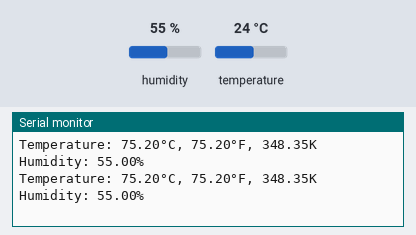
Recording of a sketch running on a simulated Arduino Uno, built with avr-gcc and run on an emulated ATmega328P. Shown: the last lines printed to the serial monitor. Inputs (shaded band) come from the test bench; at power-on: humidity 55 %, temperature 24 °C.

Above: at 2.8 s.
2.9 s: humidity set to 22 %
At 5.1 s:
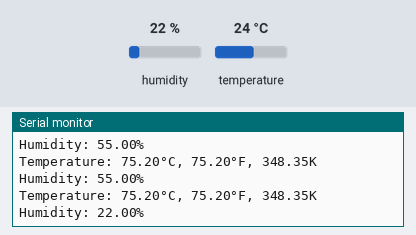
5.6 s: temperature set to 12 °C
At 7.5 s:
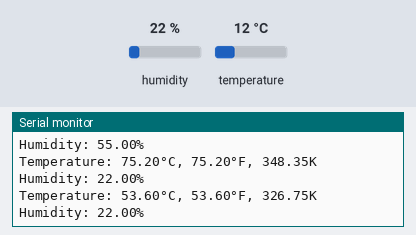
8.3 s: humidity set to 40 %
At 11.2 s:
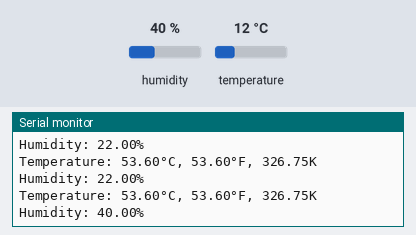
Timing chart, 0 to 12.7 s (numbered marks = the images above; inputs shaded):
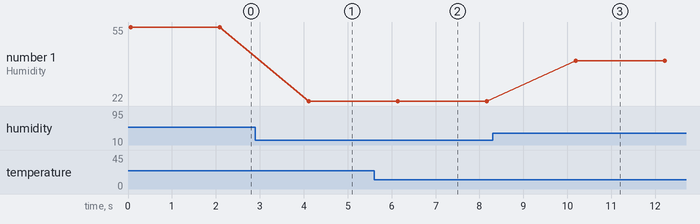

Measured:
- after the input at 2.9 s, the serial monitor: prints a new line after 1.2 s (image 1)
- after the input at 5.6 s, the serial monitor: prints a new line after 0.50 s (image 2)
- after the input at 8.3 s, the serial monitor: prints a new line after 1.9 s (image 3)
- plotted number 1: 55 → 22 after the input at 2.9 s, 22 → 40 after the input at 8.3 s

The sketch:

uno_pot_servo.ino
```cpp
#include <DHT.h>

#define DHTPIN 11
#define DHTTYPE DHT11

DHT dht(DHTPIN, DHTTYPE);

void setup()
{
	Serial.begin(9600);
	dht.begin();
}

void loop()
{
		float humidity = dht.readHumidity();
		float temperatureC = dht.readTemperature(true);
		float temperatureF = dht.readTemperature(true);
		float temperatureK = temperatureC + 273.15;
		if (isnan(humidity)||isnan(temperatureC)){
			Serial.println("Error reading data!");
			return;
		}
		Serial.print("Temperature: ");
		Serial.print(temperatureC);
		Serial.print("°C, ");
		Serial.print(temperatureF);
		Serial.print("°F, ");
		Serial.print(temperatureK);
		Serial.println("K");

		Serial.print("Humidity: ");
		Serial.print(humidity);
		Serial.println("%");
		Serial.println();
		delay(2000); // Delay between readings
}
```
